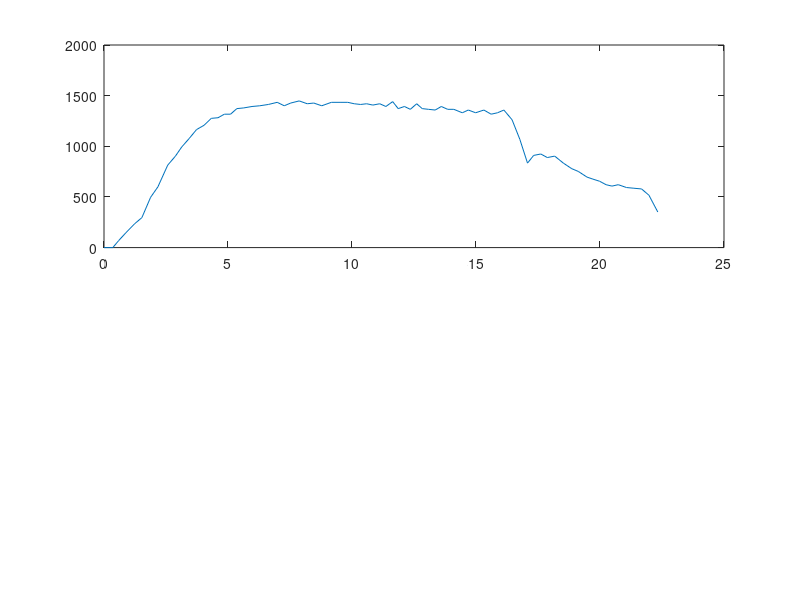

Write the MATLAB code that produced this figure. (Note: this script raises an error after producing the figure.)
%% Data Preprocessing 
% By Shayan "Ricky" Gupta (shayang)

%% Script Description
% In this script, the raw flow and pressure data will be prepocessed by (1)
% removing zeros in the beginning of the data (aka time delay) and (2)
% truncating the data at the end of the steady-state of the fist (assumed
% more viscous, therefore higher pressure) phase.

%% Load and Visualize One Raw Data Set


%% Load Data

max_q = 6.0;
time = [0.000, 0.355, 0.591, 0.877, 1.230, 1.528, 1.878, 2.174, 2.569, 2.880, 3.133, 3.431, 3.731, 4.031, 4.327, 4.599, 4.853, 5.103, 5.356, 5.637, 5.968, 6.279, 6.628, 6.985, 7.268, 7.528, 7.872, 8.195, 8.458, 8.780, 9.167, 9.518, 9.829, 10.090, 10.347, 10.590, 10.840, 11.118, 11.366, 11.640, 11.863, 12.114, 12.352, 12.608, 12.832, 13.083, 13.356, 13.601, 13.857, 14.106, 14.448, 14.690, 14.985, 15.317, 15.610, 15.869, 16.124, 16.454, 16.767, 17.077, 17.324, 17.612, 17.875, 18.174, 18.523, 18.861, 19.124, 19.476, 19.714, 19.984, 20.244, 20.482, 20.736, 21.067, 21.367, 21.676, 21.973, 22.329];
pressure = [0, 0, 69, 145, 234, 296, 496, 600, 814, 903, 993, 1076, 1165, 1207, 1276, 1282, 1317, 1317, 1372, 1379, 1393, 1400, 1413, 1434, 1400, 1427, 1448, 1420, 1427, 1400, 1434, 1434, 1434, 1420, 1413, 1420, 1407, 1420, 1393, 1441, 1372, 1393, 1365, 1420, 1372, 1365, 1358, 1393, 1365, 1365, 1331, 1358, 1331, 1358, 1317, 1331, 1358, 1262, 1069, 834, 910, 924, 889, 903, 834, 779, 752, 696, 676, 655, 621, 607, 621, 593, 586, 579, 517, 352];
flow = [0.00, 0.12, 4.13, 6.10, 5.99, 5.94, 6.02, 5.94, 5.99, 6.10, 5.86, 6.03, 6.00, 5.94, 6.01, 6.06, 5.93, 6.01, 6.04, 5.98, 5.97, 5.94, 6.03, 5.99, 5.99, 5.99, 5.99, 6.06, 5.88, 6.07, 6.00, 5.90, 6.00, 6.01, 5.92, 6.07, 5.93, 6.10, 5.93, 5.97, 6.03, 5.90, 5.96, 6.05, 5.98, 6.03, 5.97, 6.01, 5.97, 5.96, 6.04, 6.01, 5.95, 5.97, 5.98, 6.00, 5.99, 5.33, 2.26, 0.62, 4.84, 6.01, 5.98, 6.00, 5.98, 5.98, 6.06, 5.97, 6.01, 5.98, 6.02, 5.98, 5.97, 6.01, 5.92, 6.10, 5.08, 0.98];

% Visualize Raw Data
figure %pressure data
subplot(2,1,1); 
    plot(time, pressure);
    xline(16.12); %end of steady state by visual inspection
                  %(around where part of preprocessing should occur)
    xlabel('time(sec)');
    ylabel('pressure(kPa)');
    title('Catheter Flow and Pressure Data');
    
subplot(2,1,2); % flow data
    plot(time, flow);
    xline(16.12);
    xlabel('time(sec)');
    ylabel('flow rate(mL/s)');
    
% Visualize Raw Data's Derivative
% Ricky: I thought it might be useful to use the derivative because I
% expect the end of the first steady state to have a significant
% discontinuity in the derivative.
deriv_pressure = diff(pressure);
deriv_pressure = [0 deriv_pressure];
deriv_flow = diff(flow);
deriv_flow = [0 deriv_flow];

figure %pressure data
subplot(2,1,1); 
    plot(time,deriv_pressure);
    xline(16.12); %end of steady state by visual inspection
                  %(around where part of preprocessing should occur)
    xlabel('time(sec)');
    ylabel('d/dt(pressure(kPa))');
    title('Derivative of Catheter Flow and Pressure Data');
    
subplot(2,1,2); % flow data
    plot(time,deriv_flow);
    xline(16.12);
    xlabel('time(sec)');
    ylabel('d/dt(flow rate(mL/s))');

%% Truncating at end of first steady state

% Loop through the vector to detect significant change in derivative
% (outliers). Specifically, first significant change in derivative that is
% negative should mark the end of the first steady state.

%Visualize outliers in derivative
deriv_outliers_flow = isoutlier(deriv_flow);
deriv_outliers_pressure = isoutlier(deriv_pressure);

figure %pressure data
subplot(2,1,1); 
    plot(time,deriv_outliers_pressure);
    xline(16.12); %end of steady state by visual inspection
                  %(around where part of preprocessing should occur)
    xlabel('time(sec)');
    ylabel('d/dt(pressure(kPa))');
    title('Derivative of Catheter Flow and Pressure Data');
    
subplot(2,1,2); % flow data
    plot(time,deriv_outliers_flow);
    xline(16.12);
    xlabel('time(sec)');
    ylabel('d/dt(flow rate(mL/s))');

qstop = size(flow);
qstop = qstop(2); %get length of the data vector

q_i = 1;
while (q_i <= qstop) && ~((deriv_outliers_flow(q_i) == 1) && ...
    (deriv_flow(q_i) < 0))
    q_i = q_i + 1;
end

new_flow = flow(1:q_i-1);
new_time = time(1:q_i-1);
new_pressure = pressure(1:q_i-1);

figure
plot(new_time,new_flow);
xline(16.12);
xlabel('time(sec)');
ylabel('d/dt(flow rate(mL/s))');
    
%% Truncating at Beginning of First Steady-State

% Using derivative as before, but looping backward from end of the
% first-phase to when there's a significant change in derviative

q_i = q_i - 1;
while (q_i > 0) && ~((deriv_outliers_flow(q_i) == 1)) 
    q_i = q_i - 1; %loop bacwards
end

new_flow = new_flow(q_i:end);
new_time = new_time(q_i:end);
new_pressure = new_pressure(q_i:end);

figure
plot(new_time,new_flow);
xline(1.23);
xlabel('time(sec)');
ylabel('d/dt(flow rate(mL/s))');

ss_q = mean(new_flow);
ss_q_error = abs((ss_q - max_q) / max_q);

%% Removing Time Delay
% Loop through the beginning of the vector and remove values at the same
% index for the time, flow, and pressure vectors such that no leading zeros
% remain in either the flow or pressure vectors.

qstop = size(new_flow);
qstop = qstop(2); %get length of the data vector

q_i = 1;
while (q_i <= qstop) && (new_flow(q_i) == 0)
    q_i = q_i + 1;
end

%repeat for pressure
pstop = size(new_pressure);
pstop = pstop(2); %get length of the data vector

p_i = 1;
while (p_i <= pstop) && (new_pressure(p_i) == 0)
    p_i = p_i + 1;
end

i = max(p_i, q_i);
newest_flow = new_flow(i:end);
newest_pressure = new_pressure(i:end);
newest_time = new_time(i:end);

% Visualize Partially pre-processed Data
figure %pressure data
subplot(2,1,1); 
    plot(newest_time, newest_pressure);
    xline(16.12); %end of steady state by visual inspection
                  %(around where part of preprocessing should occur)
    xlabel('time(sec)');
    ylabel('pressure(kPa)');
    title('Catheter Flow and Pressure Data');
    
subplot(2,1,2); % flow data
    plot(newest_time, newest_flow);
    xline(16.12);
    xlabel('time(sec)');
    ylabel('flow rate(mL/s)');
    
%% Using Unit Step as a Reference

%unit step scaled by max flow for reference 
ref_q = zeros(1,length(new_flow));
ref_q = ref_q + max_q;
q_err = abs((ref_q-new_flow)./ref_q);
figure
plot(new_time, q_err);
title("Magnitude of Flow Error Using Procedure as Reference");
xlabel("time (s)");
ylabel("Error");